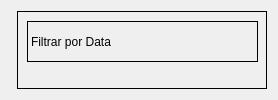
          <widget class="QWidget" name="tab_3">
           <attribute name="title">
            <string>Produtos Vendidos</string>
           </attribute>
           <layout class="QHBoxLayout" name="horizontalLayout">
            <item>
             <widget class="QWidget" name="graphicsView_initial_3" native="true">
              <property name="styleSheet">
               <string notr="true">border: 0.5px solid black;</string>
              </property>
             </widget>
            </item>
            <item>
             <widget class="QFrame" name="frame_13">
              <property name="minimumSize">
               <size>
                <width>250</width>
                <height>0</height>
               </size>
              </property>
              <property name="maximumSize">
               <size>
                <width>250</width>
                <height>16777215</height>
               </size>
              </property>
              <property name="styleSheet">
               <string notr="true">border: 0.5px solid black;</string>
              </property>
              <property name="frameShape">
               <enum>QFrame::StyledPanel</enum>
              </property>
              <property name="frameShadow">
               <enum>QFrame::Raised</enum>
              </property>
              <widget class="QDateEdit" name="dateEdit_3">
               <property name="geometry">
                <rect>
                 <x>10</x>
                 <y>130</y>
                 <width>231</width>
                 <height>41</height>
                </rect>
               </property>
              </widget>
              <widget class="QDateEdit" name="dateEdit_4">
               <property name="geometry">
                <rect>
                 <x>10</x>
                 <y>230</y>
                 <width>231</width>
                 <height>41</height>
                </rect>
               </property>
              </widget>
              <widget class="QLabel" name="label_de">
               <property name="geometry">
                <rect>
                 <x>10</x>
                 <y>80</y>
                 <width>231</width>
                 <height>41</height>
                </rect>
               </property>
               <property name="text">
                <string>De:</string>
               </property>
              </widget>
              <widget class="QLabel" name="label_ate">
               <property name="geometry">
                <rect>
                 <x>10</x>
                 <y>180</y>
                 <width>231</width>
                 <height>41</height>
                </rect>
               </property>
               <property name="text">
                <string>Até</string>
               </property>
              </widget>
              <widget class="QLabel" name="label_filtro_data">
               <property name="geometry">
                <rect>
                 <x>10</x>
                 <y>10</y>
                 <width>231</width>
                 <height>41</height>
                </rect>
               </property>
               <property name="text">
                <string>Filtrar por Data</string>
               </property>
              </widget>
              <widget class="QPushButton" name="btn_filter_plot_products">
               <property name="geometry">
                <rect>
                 <x>30</x>
                 <y>290</y>
                 <width>201</width>
                 <height>50</height>
                </rect>
               </property>
               <property name="minimumSize">
                <size>
                 <width>0</width>
                 <height>50</height>
                </size>
               </property>
               <property name="styleSheet">
                <string notr="true">background: #0339A6;
font-weight: bold;</string>
               </property>
               <property name="text">
                <string>Filtrar</string>
               </property>
              </widget>
             </widget>
            </item>
           </layout>
          </widget>
